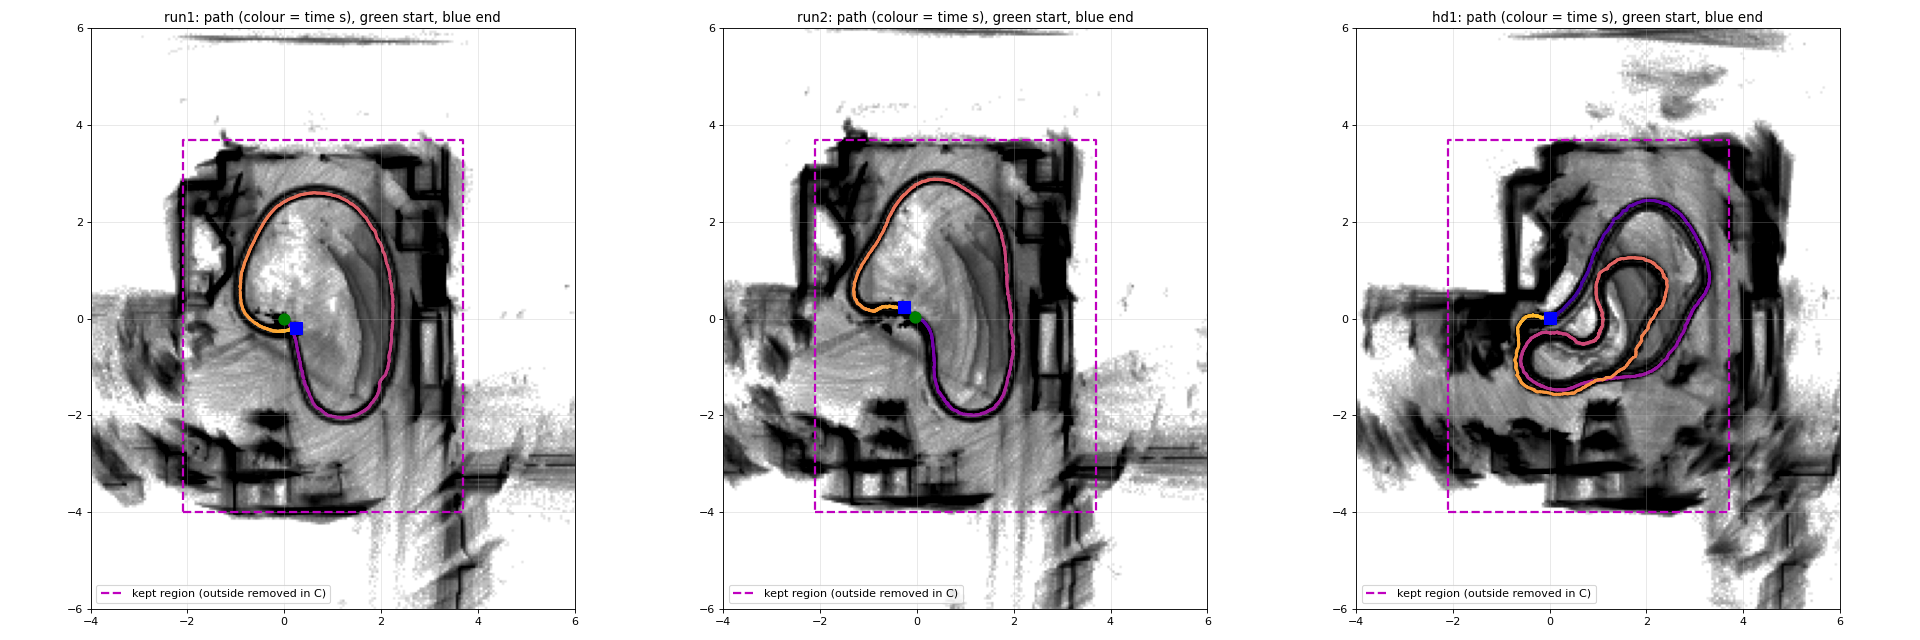

Write the Python code that produced this figure.
"""T3.5f replay A/B: the glass/mirror removal box against where each run drove, plus how much of each scan falls outside it.
usage: glass_overlay.py OUT_PREFIX X0 X1 Y0 Y1 LABEL=BAG_DIR [...]    (ROS Humble + nav overlay sourced; T35_CONVERTER set; matplotlib on the box)
Writes OUT_PREFIX.png (density from the topdown npz files next to OUT_PREFIX's directory, box, tracks with start/end) and prints, per run: min distance of
the path to each box edge, share of non-zero LiDAR points outside the box overall and by the robot's heading (8 bins of 45 deg, 0 = +x)."""
import glob, importlib.util, math, os, sqlite3, sys
import numpy as np
import matplotlib
matplotlib.use("Agg")
import matplotlib.pyplot as plt
from rclpy.serialization import deserialize_message
from nav_msgs.msg import Odometry

here = os.path.dirname(os.path.abspath(__file__))
spec = importlib.util.spec_from_file_location("m", os.path.join(here, "make_replay_bag.py")); mk = importlib.util.module_from_spec(spec); spec.loader.exec_module(mk)
spec = importlib.util.spec_from_file_location("c", os.environ["T35_CONVERTER"]); conv = importlib.util.module_from_spec(spec); spec.loader.exec_module(conv)
out = sys.argv[1]; box = tuple(map(float, sys.argv[2:6])); runs = [a.split("=", 1) for a in sys.argv[6:]]
fig, axs = plt.subplots(1, len(runs), figsize=(8 * len(runs), 8), squeeze=False)
for ax, (label, bag) in zip(axs[0], runs):
    db = sqlite3.connect("file:%s?mode=ro" % glob.glob(bag + "/*.db3")[0], uri=True)
    tid = {n: i for i, n in db.execute("select id, name from topics")}
    pose = []
    for (d,) in db.execute("select data from messages where topic_id=? order by timestamp", (tid["/aft_mapped_to_init"],)):
        m = deserialize_message(bytes(d), Odometry); p, q = m.pose.pose.position, m.pose.pose.orientation
        pose.append((m.header.stamp.sec + m.header.stamp.nanosec * 1e-9, p.x, p.y, p.z, q.x, q.y, q.z, q.w))
    pose = np.array(pose)
    yaw = np.degrees(np.arctan2(2 * (pose[:, 7] * pose[:, 6] + pose[:, 4] * pose[:, 5]), 1 - 2 * (pose[:, 5] ** 2 + pose[:, 6] ** 2)))
    tot = np.zeros(8); outside = np.zeros(8)
    for (d,) in db.execute("select data from messages where topic_id=? order by timestamp", (tid["/livox/lidar"],)):
        m = conv.decode_custom_msg_numpy(bytes(d)); a = m["array"]; a = a[(a["x"] != 0) | (a["y"] != 0) | (a["z"] != 0)]
        i = min(max(int(np.searchsorted(pose[:, 0], m["sec"] + m["nanosec"] * 1e-9)), 0), len(pose) - 1)
        keep = mk.keep_mask(np.stack([a["x"], a["y"], a["z"]], 1), pose[i, 1:8], box)
        b = int(((yaw[i] + 22.5) % 360) // 45); tot[b] += len(keep); outside[b] += (~keep).sum()
    x, y = pose[:, 1], pose[:, 2]
    edges = {"x0 (left)": x.min() - box[0], "x1 (right)": box[1] - x.max(), "y0 (bottom)": y.min() - box[2], "y1 (top)": box[3] - y.max()}
    print("== %s: path-to-box-edge minimum distances (m): %s" % (label, ", ".join("%s %.2f" % kv for kv in edges.items())))
    print("   non-zero points outside the box: %.1f %% overall; by heading bin (0=+x,45=+x+y,...): %s" % (
        100 * outside.sum() / tot.sum(), " ".join("%d:%.0f%%" % (k * 45, 100 * outside[k] / tot[k]) if tot[k] else "%d:-" % (k * 45) for k in range(8))))
    z = np.load("%s_%s.npz" % (out.replace("glass_overlay", "topdown"), label)); org, res, c = z["org"], float(z["res"]), z["cnt"]
    ax.imshow(np.log1p(c).T, origin="lower", extent=[org[0], org[0] + c.shape[0] * res, org[1], org[1] + c.shape[1] * res], cmap="gray_r", vmax=np.log1p(c).max() * 0.6)
    ax.plot([box[0], box[1], box[1], box[0], box[0]], [box[2], box[2], box[3], box[3], box[2]], "m--", lw=2, label="kept region (outside removed in C)")
    sc = ax.scatter(x, y, c=pose[:, 0] - pose[0, 0], s=3, cmap="plasma"); ax.plot(x[0], y[0], "go", ms=10); ax.plot(x[-1], y[-1], "bs", ms=10)
    ax.set_xlim(-4, 6); ax.set_ylim(-6, 6); ax.set_aspect("equal"); ax.grid(alpha=.3); ax.set_title("%s: path (colour = time s), green start, blue end" % label); ax.legend(loc="lower left")
fig.tight_layout(); fig.savefig(out + ".png", dpi=80); print("wrote", out + ".png")
